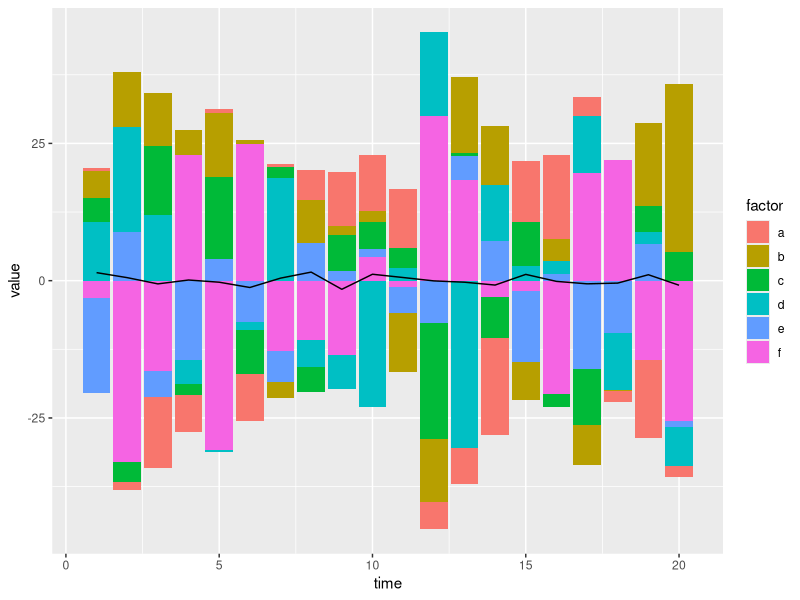
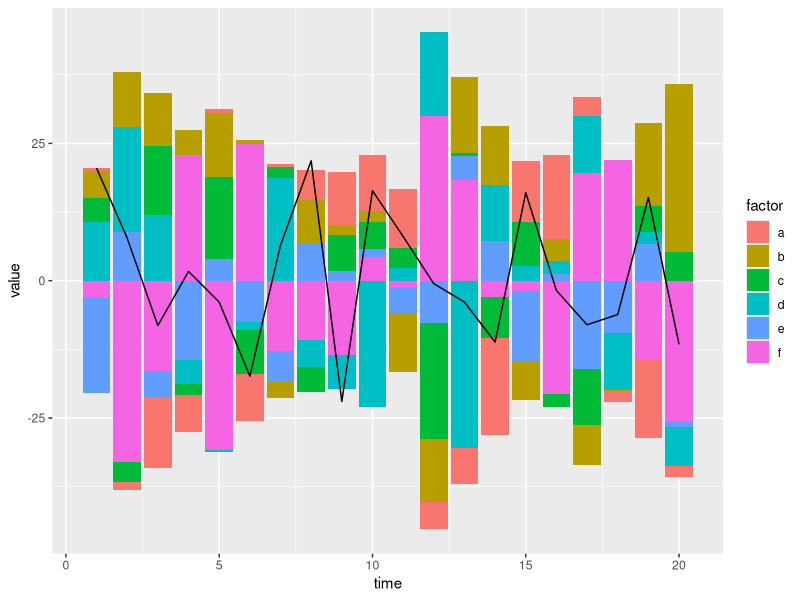
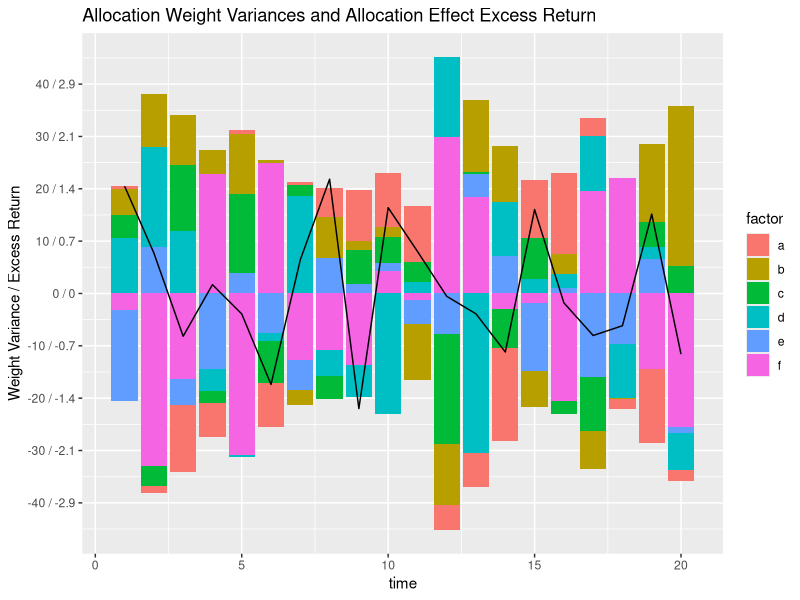

Reproduce these figures in R, in order.
## ---- chunk 1
require(ggplot2)
require(reshape2)

#create some fake data
excess=rnorm(20,mean=0,sd=1)
yexpos=max(excess)
yexneg=max(-excess)
time=1:20
excess=data.frame(time,excess)
alloc=rnorm(100,mean=0,sd=10)
alloc=matrix(alloc,ncol=5)
alloc=cbind(alloc,-rowSums(alloc))
colnames(alloc)=c("a","b","c","d","e","f")
allocpos=alloc*subset(alloc>0)
ypos = max(rowSums(allocpos))
allocneg=alloc*subset(alloc<=0)
yneg=max(rowSums(-allocneg)) 
allocpos=data.frame(time,allocpos)
allocneg=data.frame(time,allocneg)
allocpos=melt(allocpos,id.vars="time")
allocneg=melt(allocneg,id.vars="time")
colnames(allocpos)=c("time","factor","value")
colnames(allocneg)=c("time","factor","value")

#plot without scaling
ggplot()+
  geom_bar(data=allocpos,aes(x=time,y=value,fill=factor),stat="identity")+
  geom_bar(data=allocneg,aes(x=time,y=value,fill=factor),stat="identity")+
  geom_line(data=excess,aes(x=time,y=excess))

#pick a scaling factor and plot with scaling
y1=max(yneg,ypos)
y2=max(yexpos,yexneg)
scalefactor=floor((y1/y2)/2) 
excess.scaled=excess
excess.scaled$excess=excess$excess*scalefactor
ggplot()+
  geom_bar(data=allocpos,aes(x=time,y=value,fill=factor),stat="identity")+
  geom_bar(data=allocneg,aes(x=time,y=value,fill=factor),stat="identity")+
  geom_line(data=excess.scaled,aes(x=time,y=excess))


#customize the ticks
niceticks=c(.001,.01,1,2.5,5,10,20,25,50,100)
interval=niceticks[which.min(abs(4-y1/niceticks))]
ticksup=floor(ypos/interval)
ticksdown=floor(yneg/interval)
ticks=interval*(-ticksdown:ticksup)
ticklabel=paste(ticks,'/', round(ticks/scalefactor,1))
ggplot()+
  geom_bar(data=allocpos,aes(x=time,y=value,fill=factor),stat="identity")+
  geom_bar(data=allocneg,aes(x=time,y=value,fill=factor),stat="identity")+
  geom_line(data=excess.scaled,aes(x=time,y=excess))+
  scale_y_continuous("Weight Variance / Excess Return",breaks=ticks,labels=ticklabel)+
  ggtitle("Allocation Weight Variances and Allocation Effect Excess Return")
